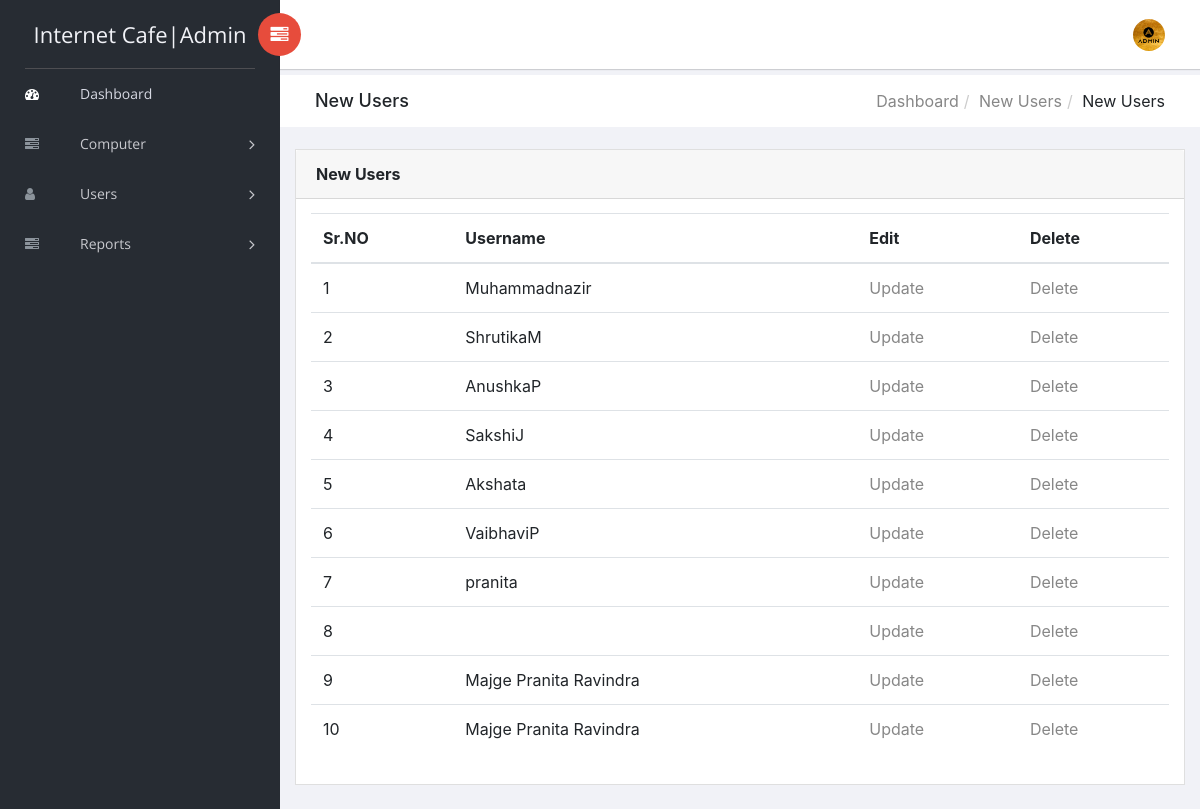
The app's page /admin_side/manage-newusers.php (signed in) with its own data.
### tables this page shows
CREATE TABLE `tblusers` (
  `ID` int(10) NOT NULL,
  `UserName` varchar(120) DEFAULT NULL,
  `UserAddress` varchar(200) DEFAULT NULL,
  `MobileNumber` bigint(10) DEFAULT NULL,
  `Email` varchar(200) DEFAULT NULL,
  `ComputerName` varchar(120) DEFAULT NULL,
  `IDProof` varchar(120) DEFAULT NULL,
  `InTime` timestamp NULL DEFAULT CURRENT_TIMESTAMP,
  `OutTime` timestamp NULL DEFAULT NULL ON UPDATE CURRENT_TIMESTAMP,
  `Fees` varchar(120) DEFAULT NULL,
  `Remark` varchar(120) DEFAULT NULL,
  `Status` varchar(20) NOT NULL,
  `UpdationDate` timestamp NULL DEFAULT NULL ON UPDATE CURRENT_TIMESTAMP
);

### admin_side/manage-newusers.php (the view, shortened to what this page needs)
<?php
include('includes/dbconnection.php');
if (strlen($_SESSION['ccmsaid']==0)) {
  header('location:logout.php');
  } else{
  ?>
<!doctype html>
<html class="no-js" lang="en">
<head>
    <link rel="stylesheet" href="vendors/bootstrap/dist/css/bootstrap.min.css">
    <link rel="stylesheet" href="vendors/font-awesome/css/font-awesome.min.css">
    <link rel="stylesheet" href="vendors/themify-icons/css/themify-icons.css">
    <link rel="stylesheet" href="vendors/flag-icon-css/css/flag-icon.min.css">
    <link rel="stylesheet" href="vendors/selectFX/css/cs-skin-elastic.css">
    <link rel="stylesheet" href="assets/css/style.css">
</head>
<body>
    <?php include_once('includes/sidebar.php');?>
    <div id="right-panel" class="right-panel">
        <?php include_once('includes/header.php');?>
        <div class="breadcrumbs">
            <div class="col-sm-4">
                <div class="page-header float-left">
                    <div class="page-title">
                        <h1>New Users</h1>
                    </div>
                </div>
            </div>
            <div class="col-sm-8">
                <div class="page-header float-right">
                    <div class="page-title">
                        <ol class="breadcrumb text-right">
                            <li><a href="dashboard.php">Dashboard</a></li>
                            <li><a href="manage-newusers.php">New Users</a></li>
                            <li class="active">New Users</li>
                        </ol>
                    </div>
                </div>
            </div>
        </div>
        <div class="content mt-3">
            <div class="animated fadeIn">
                <div class="row">
                    <div class="col-lg-12">
                        <div class="card">
                            <div class="card-header">
                                <strong class="card-title">New Users</strong>
                            </div>
                            <div class="card-body">
                                <table class="table">
                                    <thead>
                                        <tr>
                                            <tr>
                  <th>Sr.NO</th>
                  <th>Username</th>
                 <th>Edit</th>
                 <th>Delete</th>
                </tr>
                                        </tr>
                                        </thead>
                                    <?php
$ret=mysqli_query($con,"select *from tblusers where Status=''");
$cnt=1;
while ($row=mysqli_fetch_array($ret)) {
?>
                <tr>
                  <td><?php echo $cnt;?></td>
                  <td><?php  echo $row['UserName'];?></td>
                  <td ><a href="view-user-detail.php?upid=<?php echo $row['ID'];?>">Update</a>
                  <td ><a href="delete_user.php?id=<?php echo $row['ID'];?>">Delete</a>
                </tr>
                <?php
$cnt=$cnt+1;
}?>
                                </table>
                            </div>
                        </div>
                    </div>
                </div>
            </div>
        </div>
    </div>
</body>
</html>
<?php }  ?>

### admin_side/includes/sidebar.php (shortened to what this page needs)
<aside id="left-panel" class="left-panel">
        <nav class="navbar navbar-expand-sm navbar-default">
<?php
$adminid=$_SESSION['ccmsaid'];
$ret=mysqli_query($con,"select AdminName from tbladmin where ID='$adminid'");
$row=mysqli_fetch_array($ret);
$name=$row['AdminName'];
?>
            <div class="navbar-header">
                <a class="navbar-brand" href="dashboard.php">Internet Cafe|<?php echo $name; ?></a>
            </div>
            <div id="main-menu" class="main-menu collapse navbar-collapse">
                <ul class="nav navbar-nav">
                    <li class="active">
                        <a href="dashboard.php"> <i class="menu-icon fa fa-dashboard"></i>Dashboard </a>
                    </li>
<li class="menu-item-has-children dropdown">
                        <a href="#" class="dropdown-toggle" data-toggle="dropdown" aria-haspopup="true" aria-expanded="false"> <i class="menu-icon fa fa-tasks"></i>Computer</a>
                    </li>
 <li class="menu-item-has-children dropdown">
                        <a href="add-users.php" class="dropdown-toggle" data-toggle="dropdown" aria-haspopup="true" aria-expanded="false"> <i class="menu-icon fa fa-user"></i>Users</a>
                    </li>
  <li class="menu-item-has-children dropdown">
                        <a href="#" class="dropdown-toggle" data-toggle="dropdown" aria-haspopup="true" aria-expanded="false"> <i class="menu-icon fa fa-tasks"></i>Reports</a>
                    </li>
                </ul>
            </div>
        </nav>
    </aside>

### records on screen
tblusers: UserName "Muhammadnazir"
tblusers: UserName "ShrutikaM"
tblusers: UserName "AnushkaP"
tblusers: UserName "SakshiJ"
tblusers: UserName "Akshata"
tblusers: UserName "VaibhaviP"
tblusers: UserName "pranita"
tblusers: UserName "Majge Pranita Ravindra"
tblusers: UserName "Majge Pranita Ravindra"

### other values on screen
$name "Admin"
